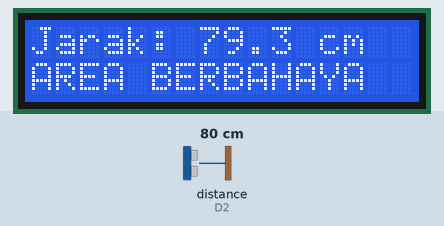
Bench run of a program on a simulated ESP8266 (NodeMCU). On the bench: 16×2 character LCD. Wiring (inferred from the names in the program): ultrasonic range finder: trigger D1; echo D2. The inputs (shaded band) are chosen by the test bench; at power-on: distance to the obstacle (sensor on D2) 80 cm. The echo pulse lasts 58.3 µs per cm.

Above: at 3.2 s.
3.3 s: distance to the obstacle (sensor on D2) set to 96 cm
At 4.7 s:
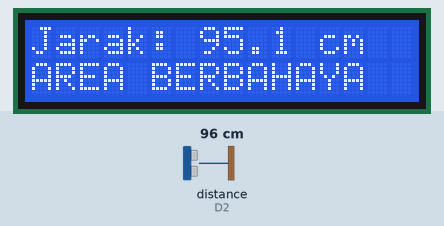
5.2 s: distance to the obstacle (sensor on D2) set to 106 cm
At 6.5 s:
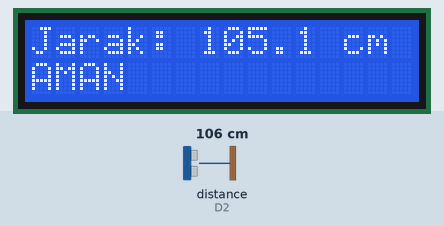
6.8 s: distance to the obstacle (sensor on D2) set to 2 cm
At 8.2 s:
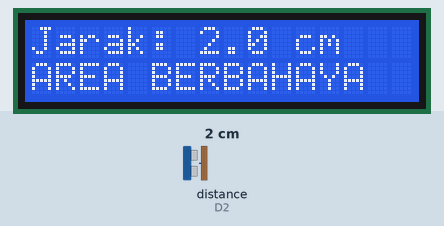
Timing chart, 0 to 9.8 s (numbered marks = the images above; inputs shaded):
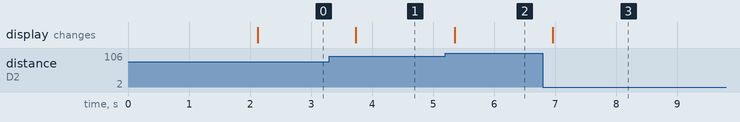

Measured:
- the behaviour switches between 100 and 101 cm on distance to the obstacle (sensor on D2) (found by bisection; images 1 and 2)
- after the input at 3.3 s, the display: changes after 0.44 s (image 1)
- after the input at 5.2 s, the display: changes after 0.15 s (image 2)
- after the input at 6.8 s, the display: changes after 0.16 s (image 3)

The program:

main.cpp
```cpp
#include <Arduino.h>
#include <Wire.h>
#include <LiquidCrystal_I2C.h>

LiquidCrystal_I2C lcd(0x27, 16, 2);

// Ultrasonik soalnya I2C ga perlu init Digital"kayaknya"
const int trigPin = D1;
const int echoPin = D2;

void setup() {
  pinMode(trigPin, OUTPUT);
  pinMode(echoPin, INPUT);

  lcd.init();
  lcd.backlight();
  lcd.setCursor(0, 0);
  lcd.print("   SHIELD URGENT OPS   ");
  delay(2000);
  lcd.clear();
}

void loop() {

  digitalWrite(trigPin, LOW);
  delayMicroseconds(2);
  digitalWrite(trigPin, HIGH);
  delayMicroseconds(10);
  digitalWrite(trigPin, LOW);

  // sinyal sensor
  long duration = pulseIn(echoPin, HIGH);
  // hitung jarak
  float distance = duration * 0.034 / 2;

  // tampil di lcd
  lcd.setCursor(0, 0);
  lcd.print("Jarak: ");
  lcd.print(distance, 1);
  lcd.print(" cm    ");

  // output status
  lcd.setCursor(0, 1);
  if (distance < 100.0) {
    lcd.print("AREA BERBAHAYA ");
  } else {
    lcd.print("AMAN            ");
  }

  delay(500);
}
```
